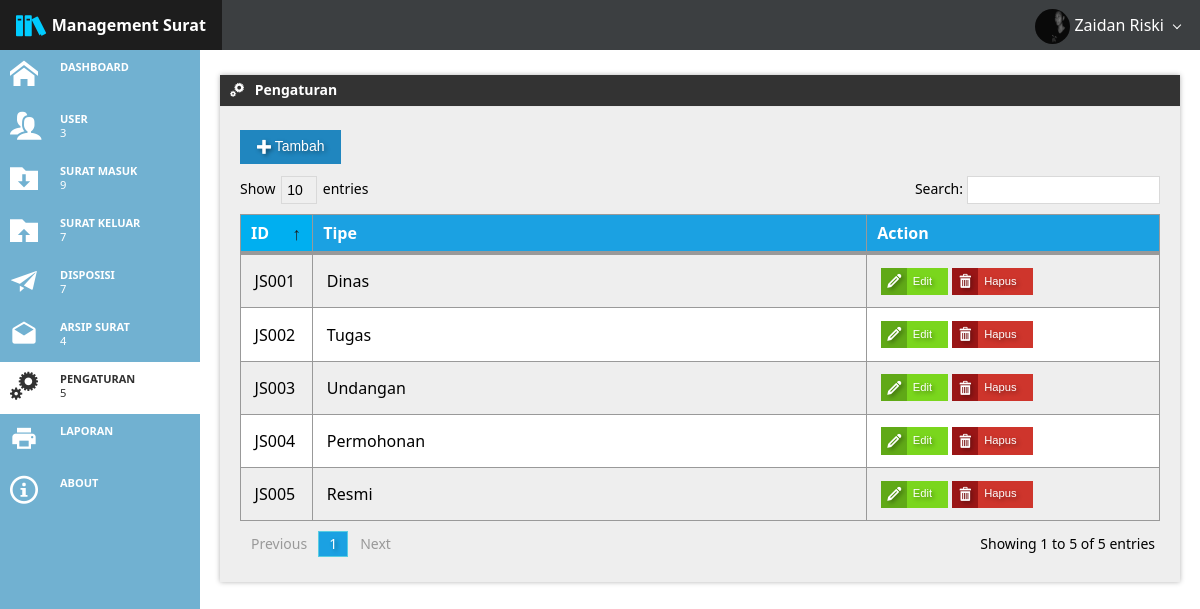
The app's page /pengaturan.php (signed in) with its own data.
### tables this page shows
CREATE TABLE IF NOT EXISTS `user` (
  `id` varchar(5) NOT NULL,
  `username` varchar(50) NOT NULL,
  `password` varchar(50) NOT NULL,
  `fullname` varchar(255) NOT NULL,
  `level` varchar(20) NOT NULL,
  `jabatan` varchar(255) NOT NULL,
  `picture` varchar(255) NOT NULL DEFAULT 'avatar.png'
);

CREATE TABLE IF NOT EXISTS `mail_type` (
  `id` varchar(5) NOT NULL,
  `type` varchar(30) NOT NULL
);

### pengaturan.php (the view, shortened to what this page needs)
<html>
<head lang="en">
        <link href="css/metro.css" rel="stylesheet">
    <link href="css/metro-icons.css" rel="stylesheet">
    <link href="css/metro-responsive.css" rel="stylesheet">
    <link href="css/metro-schemes.css" rel="stylesheet">
    <link href="css/docs.css" rel="stylesheet">
</head>
<body>
<?php
 require_once("koneksi.php");
if(!isset($_SESSION['username'])) {
header("location:login.php"); }
else{
    $username = $_SESSION['username'];
}
$sql = "SELECT id, fullname, level, picture FROM user WHERE username = '$username'";
$result = mysqli_query($conn, $sql);
if (mysqli_num_rows($result) > 0) {
    while($row = mysqli_fetch_assoc($result)) {
        $fullname = $row["fullname"];
        $picture = $row["picture"];
    }
}
?>
    <?php
    require_once("judul.php");
    ?>
    <div class="page-content">
        <div class="flex-grid no-responsive-future" style="height: 100%;">
            <div class="row" style="height: 100%">
                <?php
                require_once("sidebar.php");
                ?>
                <div class="cell auto-size padding20 no-padding-top bg-white container" id="cell-content div1" style="overflow: scroll">
                    <div class="window" style="margin-top:25px;">
                            <div class="window-caption bg-grayDark fg-white">
                                <span class="window-caption-icon"><span class="mif-cogs"></span></span>
                                <span class="window-caption-title">Pengaturan</span>
                            </div>
                            <div class="window-content bg-grayLighter padding20" style="height: auto;">
                                    <button class="button primary text-shadow" onclick="showDialog('dialog')" ><span class="mif-plus"></span> Tambah</button>
                    <table class="table dataTable striped hovered cell-hovered border bordered bg-white" data-role="datatable" data-searching="true" id="tableuser">
                        <thead>
                        <tr>
                            <td class="sortable-column sort-asc fg-white bg-blue" style="width:10px;">ID</td>
                            <td class="fg-white bg-cyan">Tipe</td>
                            <td class="fg-white bg-cyan" style="width:300px;">Action</td>
                        </tr>
                        </thead>
                        <?php
                            $sql = "SELECT id,type FROM mail_type";
                            $result = mysqli_query($conn, $sql);
                            if ($result->num_rows > 0) {
                                 while($row = $result->fetch_assoc()) {
                        ?>
                        <tr>
                            <td style="width:10px;"><?php echo $row["id"]; ?></td>
                            <td><?php echo $row["type"] ?></td>
                            <td style="width: 30px">
                                <a href="editpengaturan.php?id=<?php echo $row["id"]; ?>"><button class="image-button small-button bg-lightGreen fg-white text-shadow" onclick="">
                                Edit
                                <span class="icon mif-pencil bg-green"></span>
                                </button>
                                <a href="hapuspengaturan.php?id=<?php echo $row["id"]; ?>"><button class="image-button small-button bg-red fg-white text-shadow" onclick="return confirm('Apakah Anda Yakin Untuk Menghapus Pengaturan?')">
                                Hapus
                                <span class="icon mif-bin bg-darkRed"></span>
                                </button></a>
                            </td>
                        </tr>
                        <?php
                    }
                }
                        ?>
                    </table>
                                    <br />
                                    <br />
                            </div>
                        </div>
                </div>
            </div>
        </div>
    </div>
</body>
</html>

### judul.php (shortened to what this page needs)
<div class="app-bar fixed-top darcula" data-role="appbar" id="judul">
        <a class="app-bar-element branding" id="judul2"><span class="mif-books mif-2x fg-lighterBlue"></span> <b>Management Surat</b></a>
        <div class="app-bar-element place-right" id="judul2">
           <span class="dropdown-toggle"><img src="<?php echo "img/$picture"; ?>" id="gambarpp"> <?php echo $fullname;?></span>
        </div>
    </div>

### css/metro-responsive.css (style rules this page uses)
@media screen and (max-width: 1400px) { html { font-size: 110%; } }
@media screen and (max-width: 1200px) { html { font-size: 100%; } }

### css/metro-schemes.css (style rules this page uses)
.app-bar.darcula { background-color: #3c3f41; }
.app-bar.darcula .app-bar-element .dropdown-toggle:before, .app-bar.darcula .app-bar-menu li .dropdown-toggle:before { border-color: #ffffff; }

### css/docs.css (style rules this page uses)
.page-content { padding-top: 48px; }

### pengaturan.php (style rules this page uses)
html, body { height: 100%; }
body { background-color: #F0F0F0; overflow: hidden; }
.page-content { padding-top: 3.125rem; min-height: 100%; height: 100%; }

### judul.php (style rules this page uses)
#gambarpp { width: 35px; height: 35px; border-radius: 50%; margin: auto; }

### records on screen
user: picture (picture), fullname "Zaidan Riski"
mail_type: id "JS001", type "Dinas"
mail_type: id "JS002", type "Tugas"
mail_type: id "JS003", type "Undangan"
mail_type: id "JS004", type "Permohonan"
mail_type: id "JS005", type "Resmi"

### other values on screen
mysqli_num_rows($result) "3"
mysqli_num_rows($result) "9"
mysqli_num_rows($result) "7"
mysqli_num_rows($result) "4"
mysqli_num_rows($result) "5"
